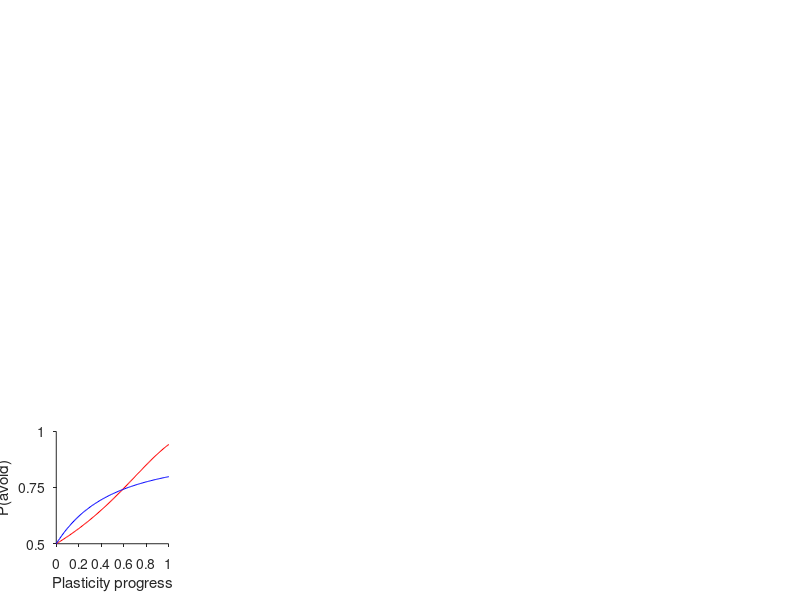

Write the MATLAB code that produced this figure. (Note: this script raises an error after producing the figure.)
y = 7/3; %overlapFraction = 0.7 % y is the fraction of overlapping cells divided by the fraction of unique cells to A
z = 0; % depression goes from 1 to z; potentiation goes from z to 1
sValues = 0:0.01:1; % s is the "plasticity fraction"
[Rd, Rp] = deal(zeros(length(sValues),1));
ta = 0.0215;
tm = 0.171;
a = 0.06; % 0.2 cells respond to A, 0.06 unique to A, 0.14 also respond to B

for si=1:length(sValues)
    s = sValues(si);
    AvoidD = 1 + (1-s*(1-z))*y;
    ApproachD = (1-s*(1-z))*(1+y);
    AvoidD = AvoidD*a;
    ApproachD = ApproachD*a;
    % Ta + Tm*mu multiplicative noise
    Rd(si) = normcdf( (AvoidD-ApproachD)/sqrt( (ta + tm*AvoidD)^2 + (ta + tm*ApproachD)^2 ) ) ;

    AvoidP = (z+(1-z)*s)*(1+y);
    ApproachP = z + (z+(1-z)*s)*y;
    AvoidP = AvoidP*a;
    ApproachP = ApproachP*a;
    % Ta + Tm*mu multiplicative noise
    Rp(si) = normcdf( (AvoidP-ApproachP)/sqrt( (ta + tm*AvoidP)^2 + (ta + tm*ApproachP)^2 ) ) ;

end

figure, hold on
plot(sValues,Rd,'Color','r');
plot(sValues,Rp,'Color','b');
set(gca,'units','centimeters','position',[1,1,2,2])
set(gca,'TickLength',[.03 .03],'TickDir','out')
ylim([0.5 1]);
yticks([0.5 0.75 1]);
xlabel('Plasticity progress')
ylabel('P(avoid)')
axis square
fontsize(6,'points')
box off
